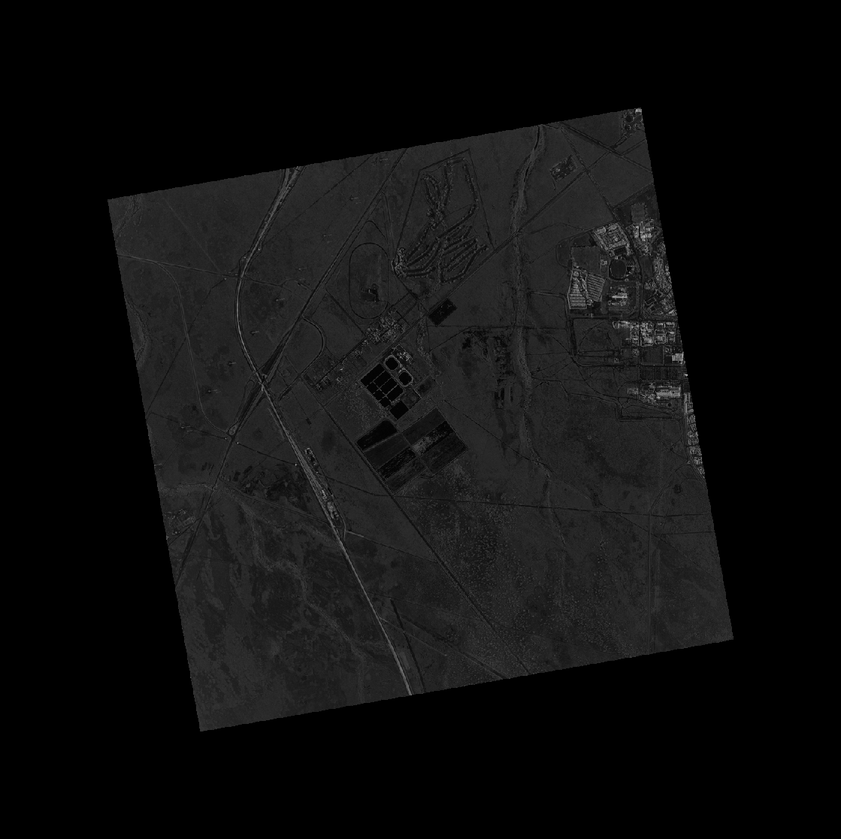
#> input picture dataset_local/urbano/CAPELLA_C03_SP_GEO_HH_20210724133807_20210724133830.png, 841 x 839 px, shrunk from 1119 x 1116 before the run; its folder holds only this picture in this run
$ python augment_urbano.py
#> lines starting #> are read from the running program, lines starting #| are printed output that depends on the picture
import os
from PIL import Image
import random

# 1. Caminho para a pasta urbana
pasta_urbano = 'dataset_local/urbano'
fotos_originais = [f for f in os.listdir(pasta_urbano) if f.endswith(('.png', '.jpg')) and not f.startswith('aug_')]

if not fotos_originais:
    print("❌ Nenhuma foto original encontrada na pasta urbano!")
    exit()

print(f"🏙️ Gerando variações para as {len(fotos_originais)} fotos urbanas...")

# Vamos gerar 10 variações para cada uma (23 x 10 = 230 fotos novas)
for img_name in fotos_originais:
    try:
        img = Image.open(os.path.join(pasta_urbano, img_name))
#> img is the input picture: PIL image 841x839 L; min 0, max 184, mean 14.9

        for i in range(3):
            # Rotação aleatória (importante para satélite)
            out = img.rotate(random.randint(0, 360))

            # Espelhamento aleatório
            escolha_flip = random.choice([Image.FLIP_LEFT_RIGHT, Image.FLIP_TOP_BOTTOM, "nada"])
            if escolha_flip != "nada":
                out = out.transpose(escolha_flip)

            # Salva com o prefixo 'aug_u_' para diferenciar
            out.save(os.path.join(pasta_urbano, f"aug_u_{i}_{img_name}"))
#> this loop made 3 passes
#> pass 1, `out = img.rotate(random.randint(0, 360))`:
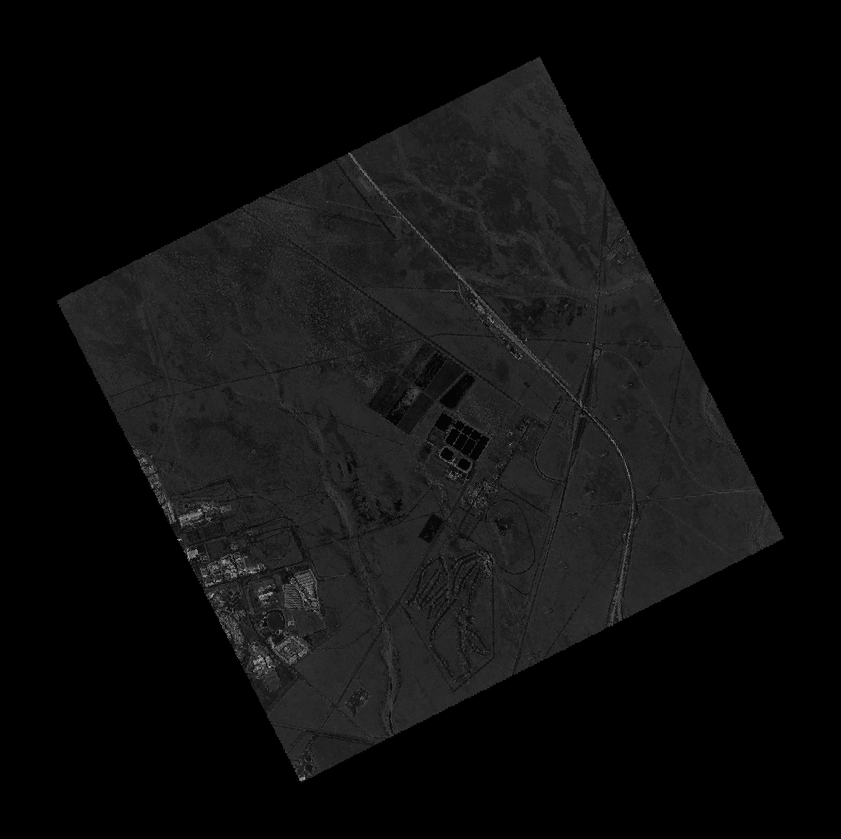
#> out: PIL image 841x839 L; min 0, max 184, mean 14.9
#> pass 1, `out = out.transpose(escolha_flip)`:
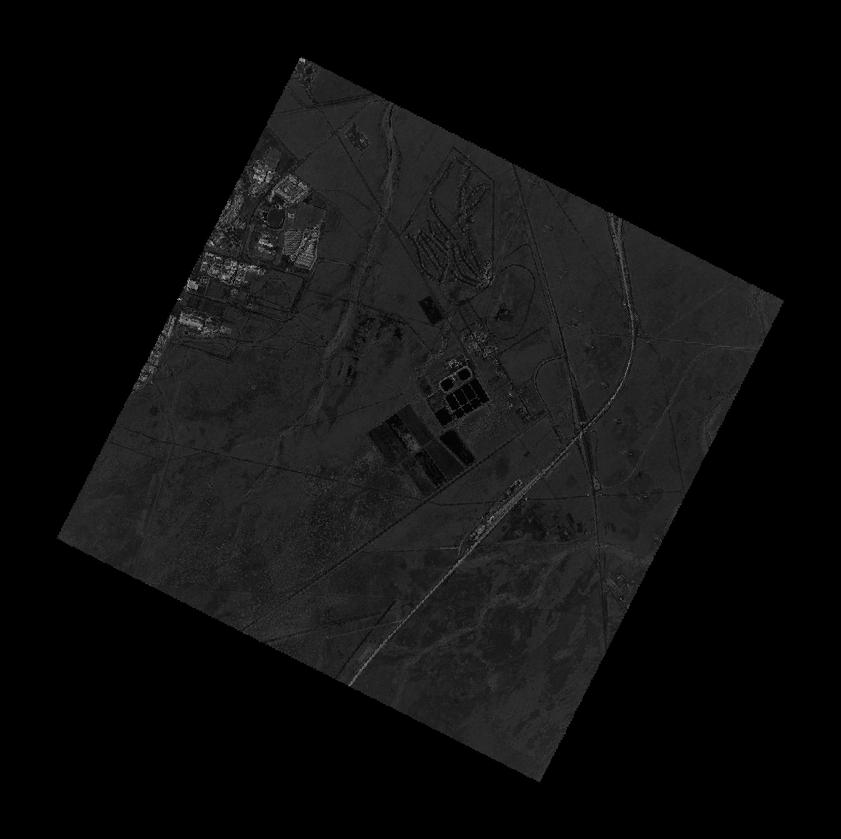
#> out: PIL image 841x839 L; min 0, max 184, mean 14.9
#> pass 2, `out = img.rotate(random.randint(0, 360))`:
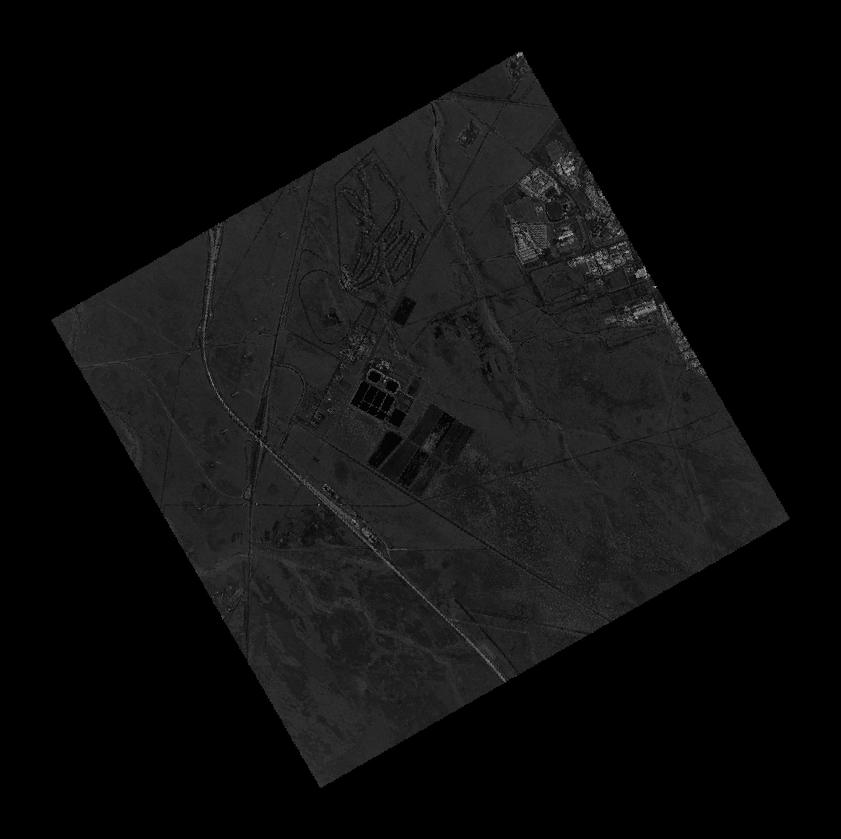
#> out: PIL image 841x839 L; min 0, max 183, mean 14.9
#> pass 2, `out = out.transpose(escolha_flip)`:
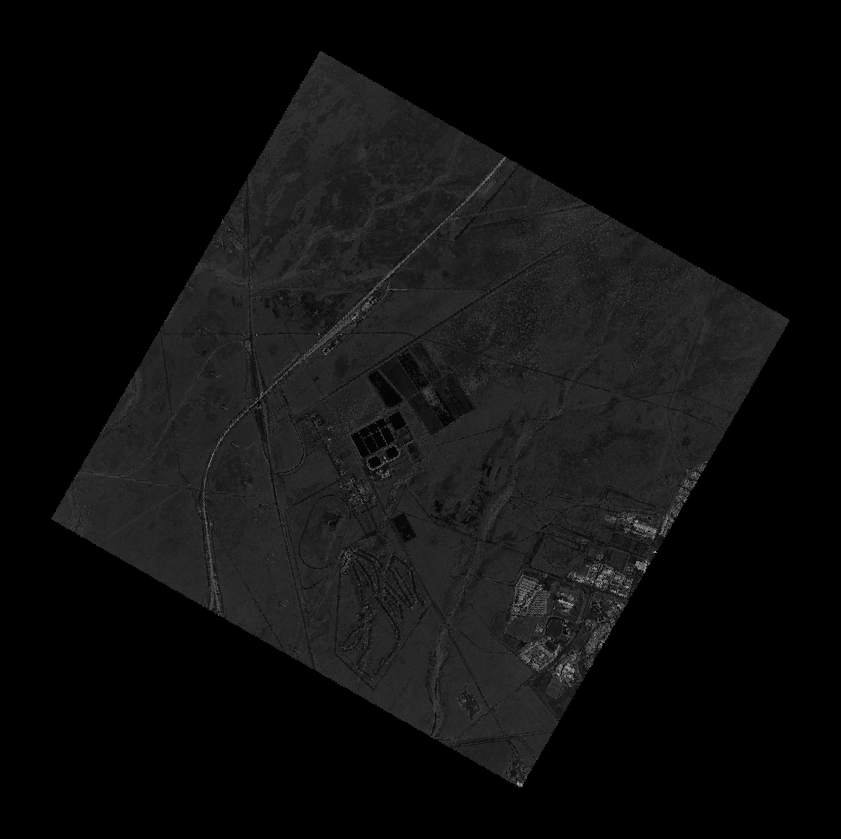
#> out: PIL image 841x839 L; min 0, max 183, mean 14.9
#> after the loop:
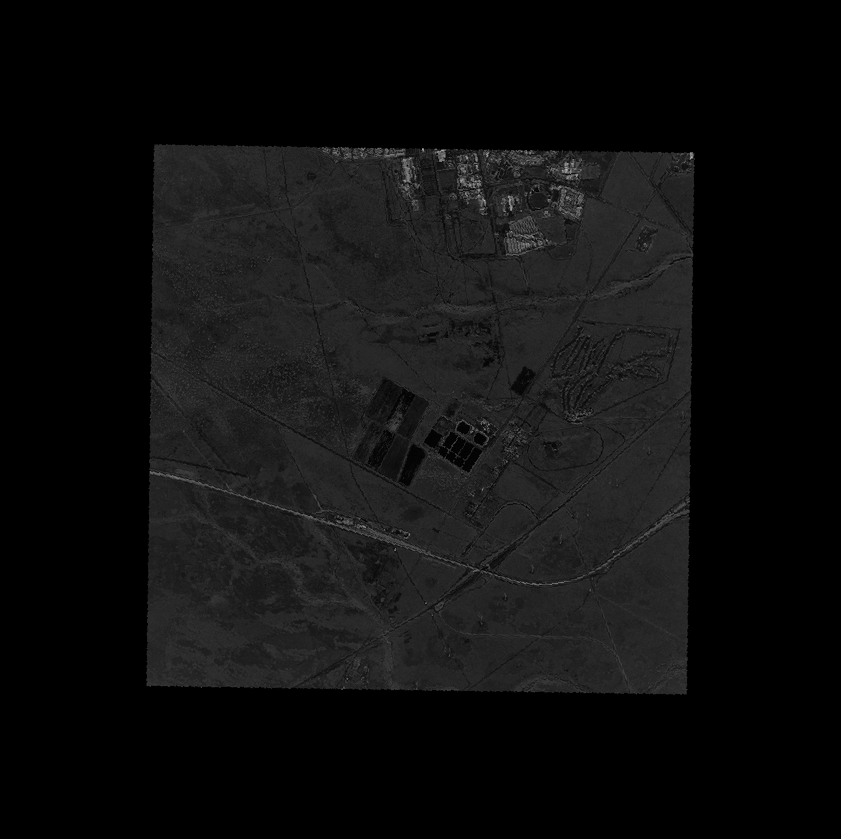
#> out: PIL image 841x839 L; min 0, max 184, mean 14.9
    except:
        print(f"⚠️ Pulei o arquivo {img_name} (provavelmente corrompido)")

print(f"✅ SUCESSO! Agora sua classe 'urbano' está equilibrada com as outras.")

$ run again, on dataset_local/urbano/CAPELLA_C13_SP_GEO_HH_20250415120058_20250415120107.png
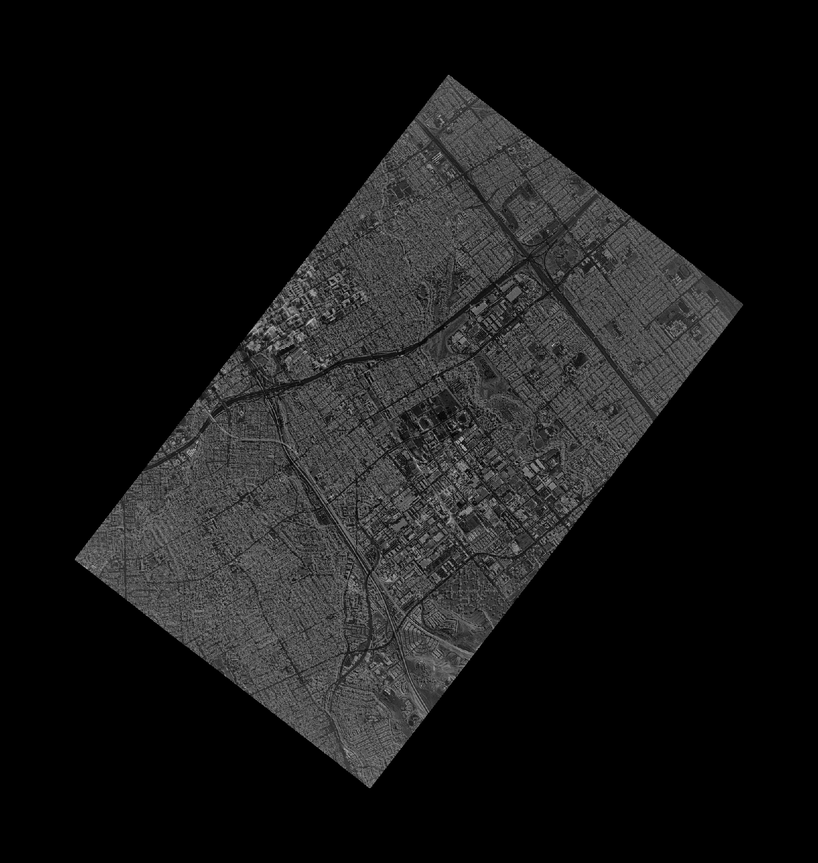
#> input picture dataset_local/urbano/CAPELLA_C13_SP_GEO_HH_20250415120058_20250415120107.png, 818 x 863 px, shrunk from 1606 x 1694 before the run
#> img is the input picture: PIL image 818x863 L; min 0, max 198, mean 22.7
#> the loop `for i in range(3):` made 3 passes
#> pass 1, `out = out.transpose(escolha_flip)`:
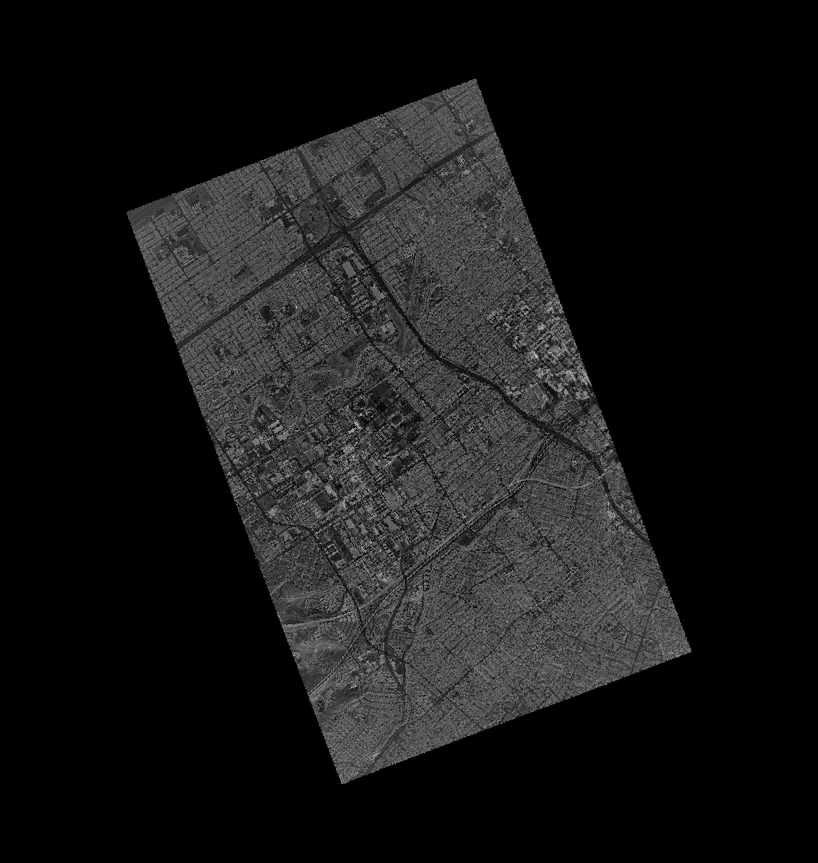
#> out: PIL image 818x863 L; min 0, max 198, mean 22.7
#> after the loop `for i in range(3):`:
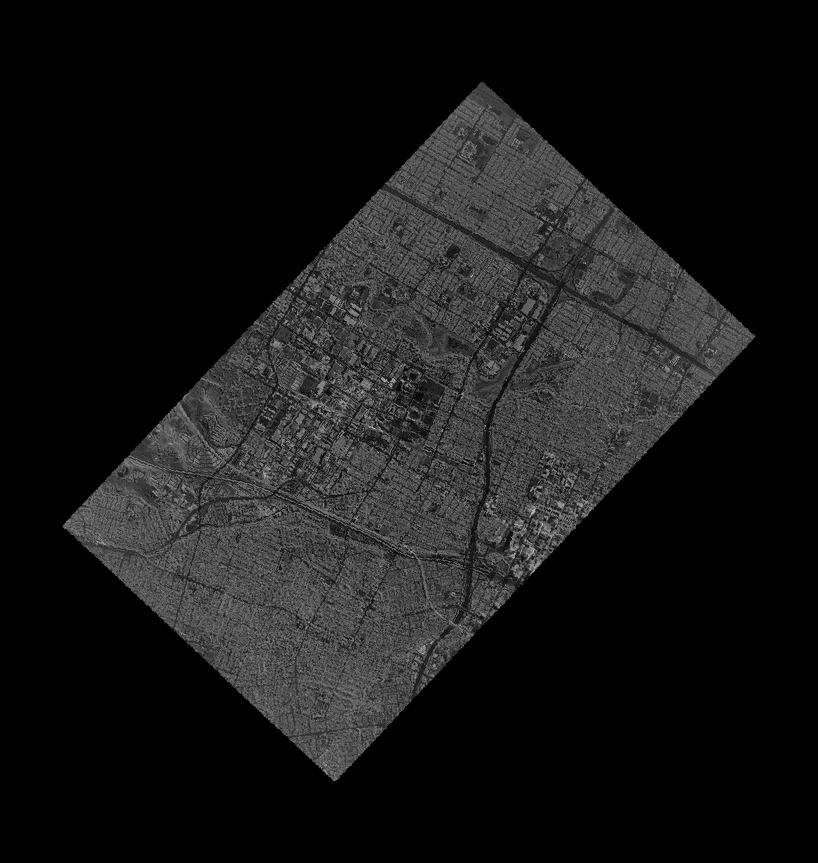
#> out: PIL image 818x863 L; min 0, max 198, mean 22.7
